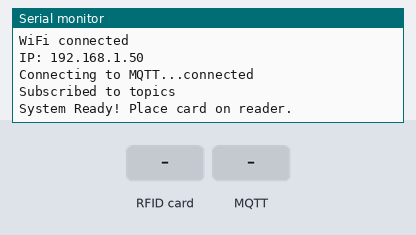
Bench run of a sketch on a simulated ESP8266 (NodeMCU). Shown: the last lines printed to the serial monitor. The inputs (shaded band) are chosen by the test bench. WiFi joins after 1.5 s; servers stay silent unless stated; no MQTT or app messages arrive unless stated.

Above: at 2.8 s.
2.9 s: RFID card 5E 7A 19 C4 held to the reader
At 3.5 s:
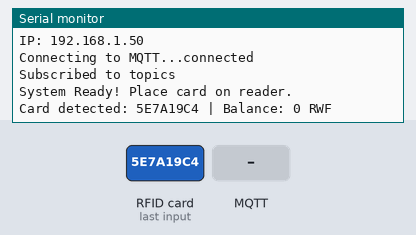
4.4 s: MQTT message "on" arrives on the first subscribed topic
At 5.4 s:
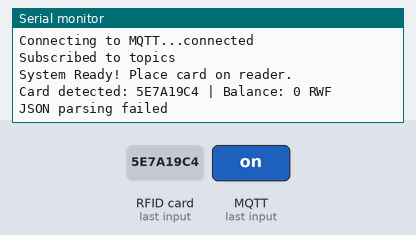

The sketch:

rfid.ino
```cpp
#include <ESP8266WiFi.h>
#include <PubSubClient.h>
#include <ArduinoJson.h>
#include <SPI.h>
#include <MFRC522.h>

// WiFi Configuration
#define WIFI_SSID "YourWiFiSSID"
#define WIFI_PASS "YourWiFiPassword"

// MQTT Configuration
#define MQTT_HOST "broker.benax.rw"
#define MQTT_PORT 1883
#define TEAM_ID "y2c_team0125"
#define CLIENT_ID "rfid_device_y2c_team0125"

// MQTT Topics
#define TOPIC_STATUS "rfid/y2c_team0125/card/status"
#define TOPIC_TOPUP "rfid/y2c_team0125/card/topup"
#define TOPIC_PAY "rfid/y2c_team0125/card/pay"
#define TOPIC_BALANCE "rfid/y2c_team0125/card/balance"

// RFID Pins
#define SS_PIN 2  // D4 on NodeMCU
#define RST_PIN 0 // D3 on NodeMCU

MFRC522 rfid(SS_PIN, RST_PIN);

// LED Pin
#define LED_PIN 2 // Built-in LED

WiFiClient espClient;
PubSubClient client(espClient);

String lastUID = "";
int balance = 0;
unsigned long lastCardRead = 0;
const unsigned long cardReadDelay = 2000; // Prevent double reads

void connectWiFi()
{
    Serial.print("Connecting to WiFi");
    WiFi.begin(WIFI_SSID, WIFI_PASS);

    while (WiFi.status() != WL_CONNECTED)
    {
        delay(500);
        Serial.print(".");
    }

    Serial.println("\nWiFi connected");
    Serial.print("IP: ");
    Serial.println(WiFi.localIP());
}

void mqttCallback(char *topic, byte *payload, unsigned int length)
{
    String message;
    for (unsigned int i = 0; i < length; i++)
    {
        message += (char)payload[i];
    }

    StaticJsonDocument<200> doc;
    DeserializationError error = deserializeJson(doc, message);

    if (error)
    {
        Serial.println("JSON parsing failed");
        return;
    }

    String uid = doc["uid"];
    int amount = doc["amount"];

    // Only process if it's the last detected card
    if (uid == lastUID)
    {
        String topicStr = String(topic);

        if (topicStr == TOPIC_TOPUP)
        {
            // Top-up operation
            balance += amount;
            Serial.printf("Top-up: +%d RWF\n", amount);
        }
        else if (topicStr == TOPIC_PAY)
        {
            // Payment operation
            if (balance >= amount)
            {
                balance -= amount;
                Serial.printf("Payment: -%d RWF\n", amount);
            }
            else
            {
                Serial.println("Insufficient balance for payment");
                return; // Don't publish balance update
            }
        }

        // Publish updated balance
        StaticJsonDocument<200> out;
        out["uid"] = uid;
        out["new_balance"] = balance;

        char buffer[256];
        size_t n = serializeJson(out, buffer);
        client.publish(TOPIC_BALANCE, buffer, n);

        // Visual feedback
        digitalWrite(LED_PIN, HIGH);
        delay(200);
        digitalWrite(LED_PIN, LOW);
    }
}

void connectMQTT()
{
    client.setServer(MQTT_HOST, MQTT_PORT);
    client.setCallback(mqttCallback);

    while (!client.connected())
    {
        Serial.print("Connecting to MQTT...");
        if (client.connect(CLIENT_ID))
        {
            Serial.println("connected");
            client.subscribe(TOPIC_TOPUP);
            client.subscribe(TOPIC_PAY);
            Serial.println("Subscribed to topics");
        }
        else
        {
            Serial.print("failed, rc=");
            Serial.print(client.state());
            Serial.println(" retrying in 2 seconds");
            delay(2000);
        }
    }
}

void setup()
{
    Serial.begin(115200);
    pinMode(LED_PIN, OUTPUT);
    digitalWrite(LED_PIN, HIGH); // LED off (active low)

    SPI.begin();
    rfid.PCD_Init();

    Serial.println("\nRFID Wallet System Starting...");
    connectWiFi();
    connectMQTT();

    Serial.println("System Ready! Place card on reader.");
}

void loop()
{
    if (!client.connected())
    {
        connectMQTT();
    }
    client.loop();

    // Check for new card
    if (millis() - lastCardRead > cardReadDelay && rfid.PICC_IsNewCardPresent() && rfid.PICC_ReadCardSerial())
    {

        // Convert UID to string
        String uid = "";
        for (byte i = 0; i < rfid.uid.size; i++)
        {
            if (rfid.uid.uidByte[i] < 0x10)
                uid += "0";
            uid += String(rfid.uid.uidByte[i], HEX);
        }
        uid.toUpperCase();

        // Update last UID
        lastUID = uid;
        lastCardRead = millis();

        // Publish card status
        StaticJsonDocument<200> doc;
        doc["uid"] = uid;
        doc["balance"] = balance;

        char buffer[256];
        size_t n = serializeJson(doc, buffer);

        if (client.publish(TOPIC_STATUS, buffer, n))
        {
            Serial.print("Card detected: ");
            Serial.print(uid);
            Serial.print(" | Balance: ");
            Serial.print(balance);
            Serial.println(" RWF");

            digitalWrite(LED_PIN, LOW); // LED on
            delay(200);
            digitalWrite(LED_PIN, HIGH); // LED off
        }
        else
        {
            Serial.println("Failed to publish card status");
        }

        // Halt PICC
        rfid.PICC_HaltA();
    }
}
```

Measured:
- after the input at 2.9 s, the serial monitor: prints a new line at once (image 1)
- after the input at 4.4 s, the serial monitor: prints a new line at once (image 2)
